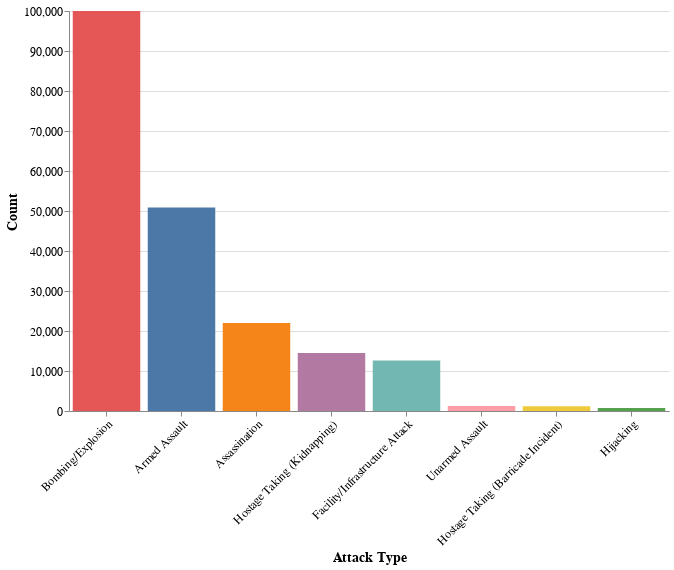

The code cell stored with this chart in its notebook:
### Code cell
import altair as alt
import pandas as pd

# Replace this part with your known_attack_counts data
data = {
    'Attack Type': ['Bombing/Explosion', 'Armed Assault', 'Assassination', 'Hostage Taking (Kidnapping)', 'Facility/Infrastructure Attack', 'Unarmed Assault', 'Hostage Taking (Barricade Incident)','Hijacking'],
    'Count': [99986, 50845, 21989, 14493, 12606, 1257, 1172, 773]
}

df = pd.DataFrame(data)

custom_colors = alt.Scale(
    domain=['Bombing/Explosion', 'Armed Assault', 'Assassination', 'Hostage Taking (Kidnapping)', 'Facility/Infrastructure Attack', 'Unarmed Assault', 'Hostage Taking (Barricade Incident)','Hijacking'],
    range=['#D10000', '#005030', '#EDBE00', '#545454', '#0097B2', '#8C52FF', '#1C006D', '#FF9A00']  # Custom colors in hexadecimal format
)

# Create Altair bar chart
bars = alt.Chart(df).mark_bar().encode(
    x=alt.X('Attack Type', sort=None, axis=alt.Axis(labelAngle=-45)),
    y='Count',
    color=alt.Color('Attack Type', legend=None),
    tooltip=['Attack Type', 'Count']
).properties(
    width=600,
    height=400,
    title=''
).configure_view(
    strokeOpacity=0  # Remove chart border lines
).configure_axis(
    labelFontSize=12,
    titleFontSize=14
)

bars

### Figure 1 — Vega-Lite specification as saved in the notebook (floating-point values rounded to 4 significant figures)
{"config": {"view": {"continuousWidth": 300, "continuousHeight": 300, "strokeOpacity": 0}, "axis": {"labelFontSize": 12, "titleFontSize": 14}}, "data": {"name": "data-467949c8a8ed30ae65b5f180890fd340"}, "mark": {"type": "bar"}, "encoding": {"color": {"field": "Attack Type", "legend": null, "type": "nominal"}, "tooltip": [{"field": "Attack Type", "type": "nominal"}, {"field": "Count", "type": "quantitative"}], "x": {"axis": {"labelAngle": -45}, "field": "Attack Type", "sort": null, "type": "nominal"}, "y": {"field": "Count", "type": "quantitative"}}, "height": 400, "title": "", "width": 600, "$schema": "https://vega.github.io/schema/vega-lite/v5.16.3.json", "datasets": {"data-467949c8a8ed30ae65b5f180890fd340": [{"Attack Type": "Bombing/Explosion", "Count": 99986}, {"Attack Type": "Armed Assault", "Count": 50845}, {"Attack Type": "Assassination", "Count": 21989}, {"Attack Type": "Hostage Taking (Kidnapping)", "Count": 14493}, {"Attack Type": "Facility/Infrastructure Attack", "Count": 12606}, {"Attack Type": "Unarmed Assault", "Count": 1257}, {"Attack Type": "Hostage Taking (Barricade Incident)", "Count": 1172}, {"Attack Type": "Hijacking", "Count": 773}]}}
